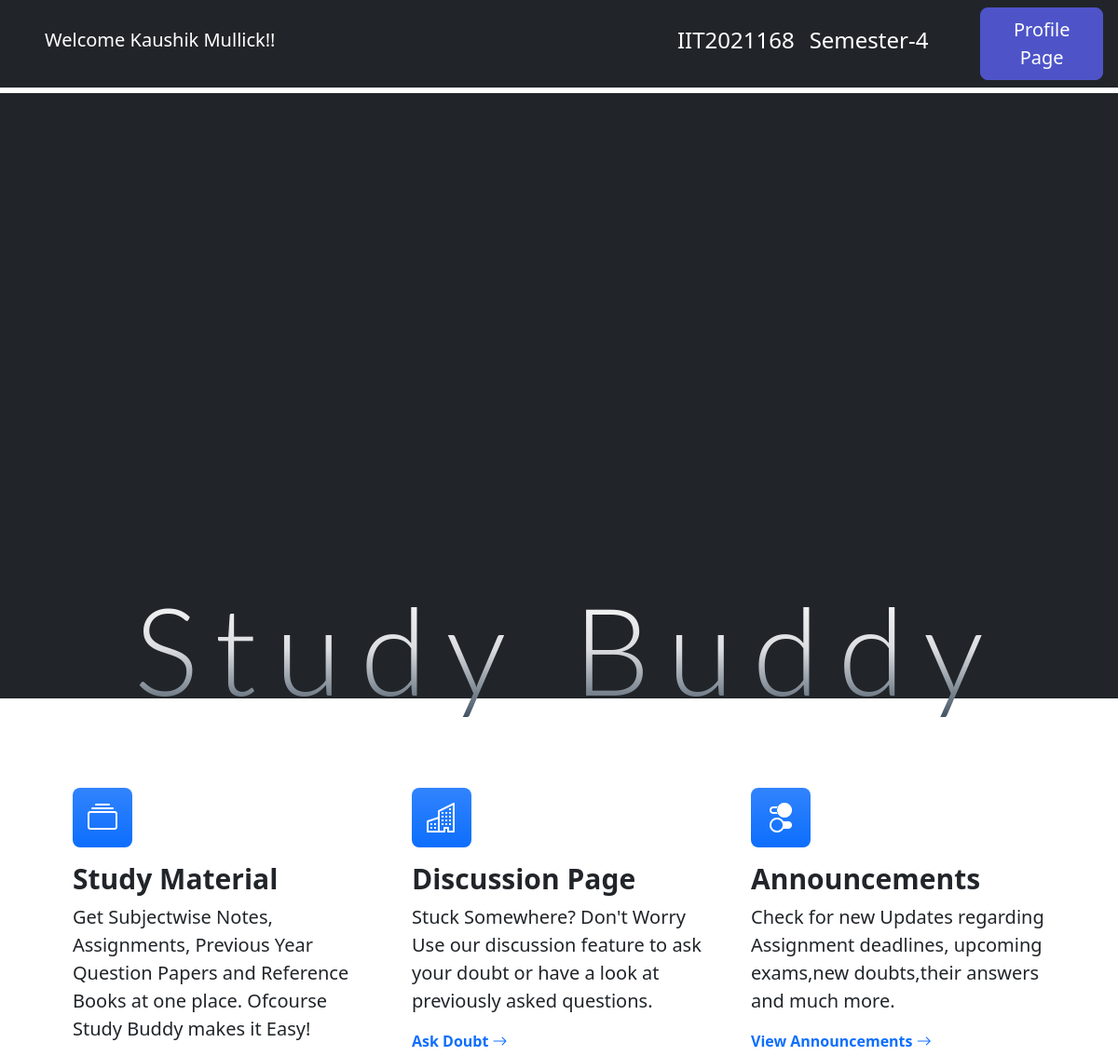
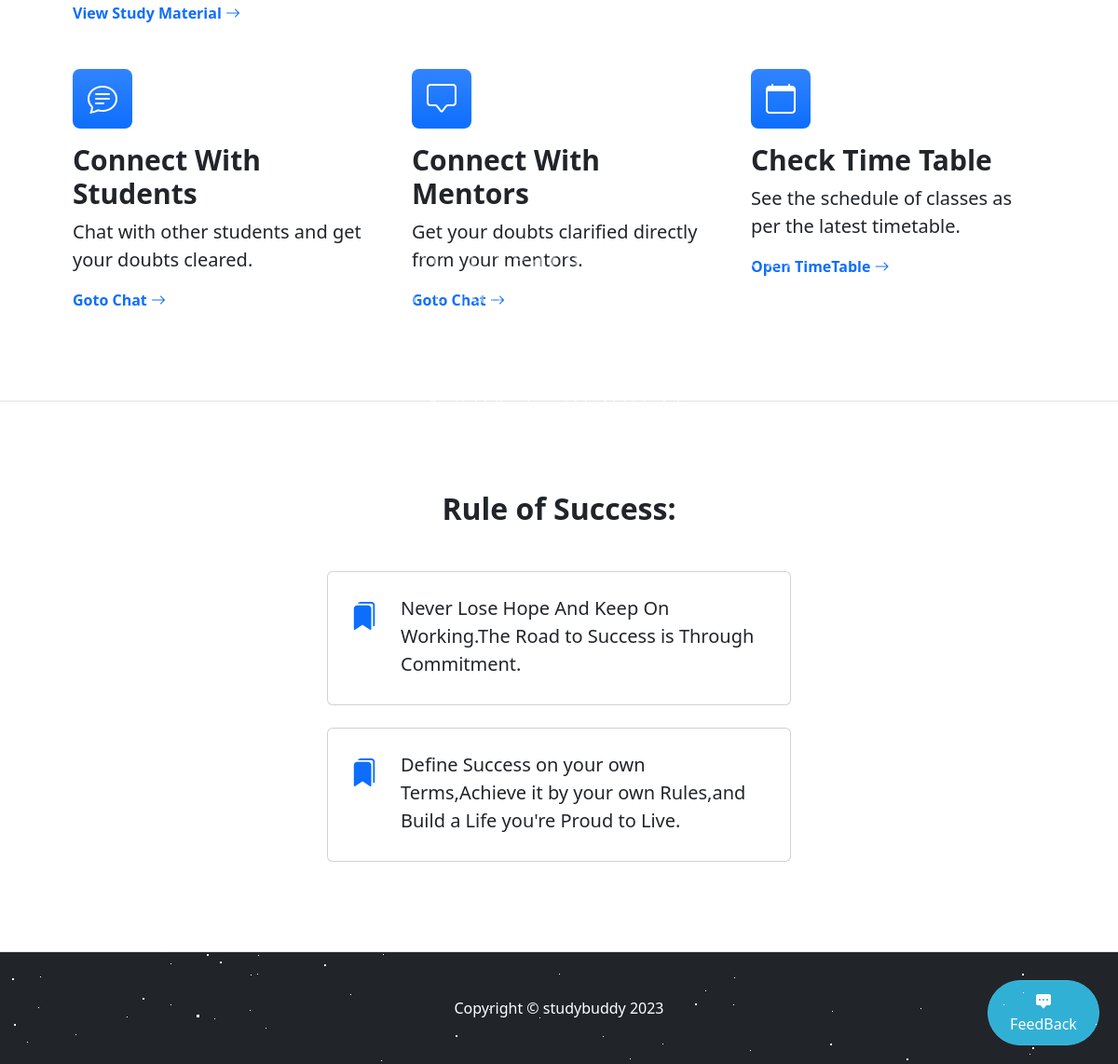
/index.php (signed in), run on the app's committed database (2 pictures, top to bottom).
### tables this page shows
CREATE TABLE `student` (
  `Rollno` varchar(10) NOT NULL,
  `Name` varchar(30) NOT NULL,
  `Semester` int(11) NOT NULL,
  `Password` varchar(30) NOT NULL,
  `Email` varchar(200) NOT NULL
);

### index.php (the view, shortened to what this page needs)
<?php
    $conn=mysqli_connect('localhost','root','','studybuddy') or die("Connection failed" .mysqli_connect_error());
?>
<?php
     $temp=$_SESSION['uid'];
     $sql="SELECT * FROM Student WHERE Rollno='$temp'";
     $query=mysqli_query($conn,$sql);
     $row=mysqli_fetch_array($query);
     $rollno=$row['Rollno'];
     $sem=$row['Semester'];
?>
<!DOCTYPE html>
<html lang="en">
    <head>
        <link href="https://cdn.jsdelivr.net/npm/bootstrap-icons@1.4.1/font/bootstrap-icons.css" rel="stylesheet" />
        <link href="styles.css" rel="stylesheet" />
    </head>
    <body >
    <div id="mybutton">
<a class="btn btn-primary feedback" title="FeedBack!!" target="_blank" href="https://docs.google.com/forms/d/e/1FAIpQLSf78As84oPvKLblXmbVc1_br7xpA2J_J_vPJgqt410rIGNk_Q/viewform?usp=sf_link" ><i class="bi bi-chat-square-dots-fill"></i><br>FeedBack</a>
</div>
        <nav class="navbar navbar-expand-lg navbar-dark bg-dark">
            <div class="container px-5">
                <h3 class="navbar-brand">Welcome <?php echo $row['Name'];?>!!</h3>
                <div class="collapse navbar-collapse" id="navbarSupportedContent">
                    <ul class="navbar-nav ms-auto mb-2 mb-lg-0">
                        <li class="nav-item"><a class="nav-link active" aria-current="page" href="index.php"><?php echo "<h4>{$rollno}</h4>";?></a></li>
                        <li class="nav-item"><a class="nav-link active" aria-current="page" href="index.php"><?php echo "<h4> Semester-{$sem}</h4>";?></a></li>
                    </ul>
                </div>
            </div>
            <a class="btn btn-primary btn-lg px-3 me-sm-3" href="UserProfile.php">Profile Page</a>
            <br><br>
        </nav>
            <div id='stars2'></div>
            <div id='stars3'></div>
        <header class="bg-dark py-4" style="height: 650px;" id="bgcolor">
            <div class="container px-5" >
                <div class="row gx-5 justify-content-center" >
                    <div class="col-lg-6">
                        <div class="text-center my-5" >
                            <h1 id="title" class="display-10 mb-5">Study Buddy</h1>
                            <p id="subtitle" class="lead text-white-50 mb-4" >Don't Just Learn, Experience!<br>Don't Just Read, Absorb!<br> Don't Just Think, Ponder! <br> Don't Just Dream, Do! <br> - Roy T. Bennett</p>
                        </div>
                    </div>
                </div>
            </div>
        </header>
        <section class="py-5 border-bottom" id="features">
            <div class="container px-5 my-5">
                <div class="row gx-5 ">
                    <div class="col-lg-4 mb-5 mb-lg-5 ">
                        <div class="feature bg-primary bg-gradient text-white rounded-3 mb-3"><i class="bi bi-collection"></i></div>
                        <h2 class="h4 fw-bolder" style="font-size:30px;">Study Material</h2>
                        <p style="font-size:20px;">Get Subjectwise Notes, Assignments, Previous Year Question Papers and Reference Books at one place. Ofcourse Study Buddy makes it Easy!</p>
                        <a class="text-decoration-none" href="Subject.php" style="font-weight:bold;">
                            View Study Material
                            <i class="bi bi-arrow-right"></i>
                        </a>
                    </div>
                    <div class="col-lg-4 mb-5 mb-lg-5">
                        <div class="feature bg-primary bg-gradient text-white rounded-3 mb-3"><i class="bi bi-building"></i></div>
                        <h2 class="h4 fw-bolder" style="font-size:30px;">Discussion Page</h2>
                        <p style="font-size:20px;">Stuck Somewhere? Don't Worry Use our discussion feature to ask your doubt or have a look at previously asked questions.</p>
                        <a class="text-decoration-none" href="DiscussionPage.php" style="font-weight:bold;">
                            Ask Doubt
                            <i class="bi bi-arrow-right"></i>
                        </a>
                    </div>
                    <div class="col-lg-4">
                        <div class="feature bg-primary bg-gradient text-white rounded-3 mb-3"><i class="bi bi-toggles2"></i></div>
                        <h2 class="h4 fw-bolder" style="font-size:30px;">Announcements</h2>
                        <p style="font-size:20px;">Check for new Updates regarding Assignment deadlines, upcoming exams,new doubts,their answers and much more.</p>
                        <a class="text-decoration-none" href="Annoucement.php" style="font-weight:bold;">
                            View Announcements
                            <i class="bi bi-arrow-right" ></i>
                        </a>
                    </div>
                    <div class="col-lg-4" margin='5px'>
                        <div class="feature bg-primary bg-gradient text-white rounded-3 mb-3"><i class="bi bi-chat-text"></i></div>
                        <h2 class="h4 fw-bolder" style="font-size:30px;">Connect With Students</h2>
                        <p style="font-size:20px;">Chat with other students and get your doubts cleared.</p>
                        <a class="text-decoration-none" href="/StudyBuddy/StudyBuddy/chat/users.php" style="font-weight:bold;">
                            Goto Chat
                            <i class="bi bi-arrow-right" ></i>
                        </a>
                    </div>
                    <div class="col-lg-4" margin='5px'>
                        <div class="feature bg-primary bg-gradient text-white rounded-3 mb-3"><i class="bi bi-chat-square"></i></div>
                        <h2 class="h4 fw-bolder" style="font-size:30px;">Connect With Mentors</h2>
                        <p style="font-size:20px;">Get your doubts clarified directly from your mentors.</p>
                        <a class="text-decoration-none" href="/StudyBuddy/StudyBuddy/chat2/users.php" style="font-weight:bold;" >
                            Goto Chat
                            <i class="bi bi-arrow-right" ></i>
                        </a>
                    </div>
                    <div class="col-lg-4" margin='5px'>
                        <div class="feature bg-primary bg-gradient text-white rounded-3 mb-3"><i class="bi bi-calendar"></i></div>
                        <h2 class="h4 fw-bolder" style="font-size:30px;">Check Time Table</h2>
                        <p style="font-size:20px;">See the schedule of classes as per the latest timetable.</p>
                        <a class="text-decoration-none" href="<?php echo '/StudyBuddy/StudyBuddy/time table/'.$sem.'.png'; ?>" style="font-weight:bold;" >
                            Open TimeTable
                            <i class="bi bi-arrow-right" ></i>
                        </a>
                    </div>
                </div>
            </div>
        </section>
        <section class="py-5 border-bottom">
            <div class="container px-5 my-5 px-5">
                <div class="text-center mb-5">
                    <h2 class="fw-bolder">Rule of Success:</h2>
                </div>
                <div class="row gx-5 justify-content-center">
                    <div class="col-lg-6">
                        <div class="card mb-4">
                            <div class="card-body p-4">
                                <div class="d-flex">
                                    <div class="flex-shrink-0"><i class="bi bi-bookmarks-fill" style="font-size:30px; height:3rem; color:#0d6efd"></i></div>
                                    <div class="ms-4">
                                        <p style="font-size:20px;" class="mb-1">Never Lose Hope And Keep On Working.The Road to Success is Through Commitment.</p>
                                    </div>
                                </div>
                            </div>
                        </div>
                        <div class="card">
                            <div class="card-body p-4">
                                <div class="d-flex">
                                    <div class="flex-shrink-0"><i class="bi bi-bookmarks-fill" style="font-size:30px; height:3rem; color:#0d6efd"></i></div>
                                    <div class="ms-4">
                                        <p style="font-size:20px;" class="mb-1">Define Success on your own Terms,Achieve it by your own Rules,and Build a Life you're Proud to Live. </p>
                                    </div>
                                </div>
                            </div>
                        </div>
                    </div>
                </div>
            </div>
        </section>
        <footer class="py-5 bg-dark">
            <div class="container px-5"><p class="m-0 text-center text-white">Copyright &copy; studybuddy 2023</p></div>
        </footer>
    </body>
</html>

### data on the page
student: Name "Kaushik Mullick", Rollno "IIT2021168", Semester "4"
